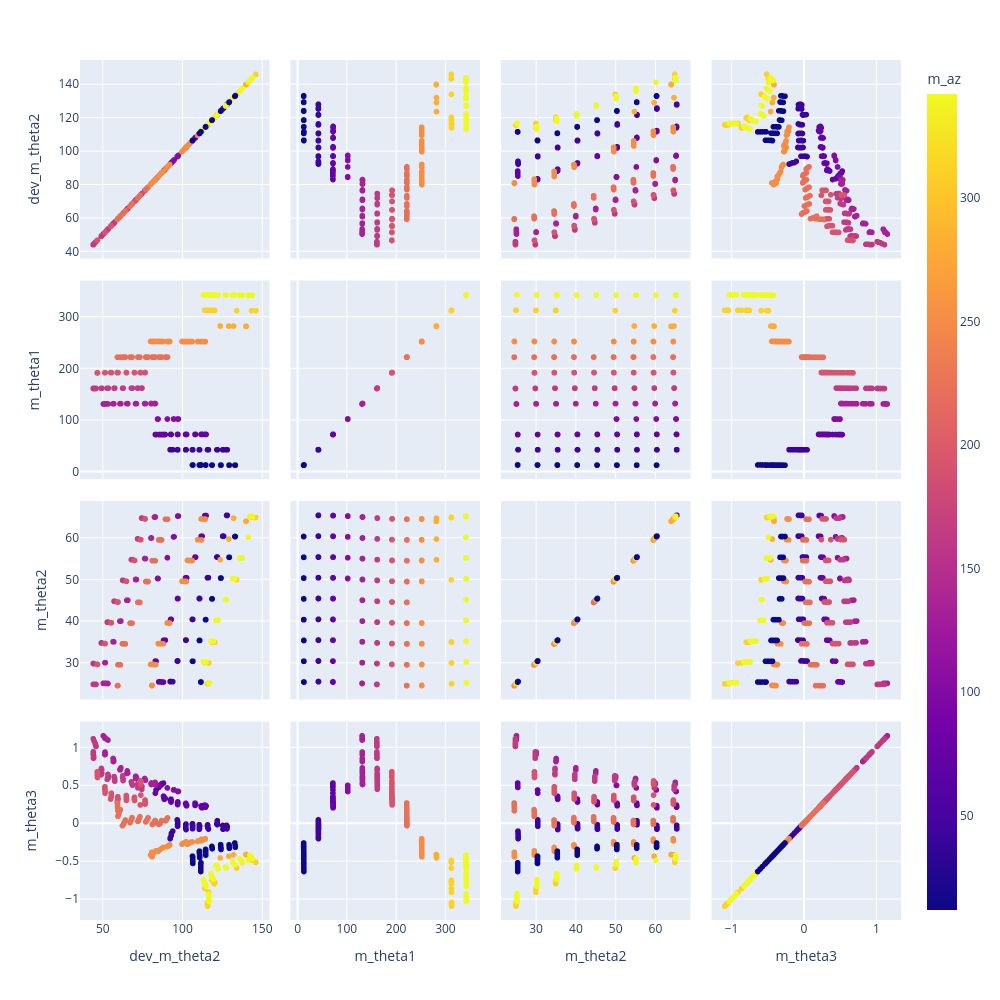

The cell this chart's notebook holds for it:
### Code cell
fig = px.scatter_matrix(d, dimensions=["dev_m_theta2", "m_theta1", "m_theta2", "m_theta3"], color="m_az")
fig.update_layout(height=1000,width=1000 )
fig.show()

### Figure 1 — Plotly figure (JSON) as saved in the notebook; plotly's stock layout.template omitted (floating-point values rounded to 4 significant figures; data arrays with more than 128 entries replaced by an {"elided": "..."} marker saying what was removed)
{"data": [{"dimensions": [{"axis": {"matches": true}, "label": "dev_m_theta2", "values": {"elided": "383 float values"}}, {"axis": {"matches": true}, "label": "m_theta1", "values": {"elided": "383 float values"}}, {"axis": {"matches": true}, "label": "m_theta2", "values": {"elided": "383 float values"}}, {"axis": {"matches": true}, "label": "m_theta3", "values": {"elided": "383 float values"}}], "hovertemplate": "%{xaxis.title.text}=%{x}<br>%{yaxis.title.text}=%{y}<br>m_az=%{marker.color}<extra></extra>", "legendgroup": "", "marker": {"color": {"elided": "383 float values"}, "coloraxis": "coloraxis", "symbol": "circle"}, "name": "", "showlegend": false, "type": "splom"}], "layout": {"coloraxis": {"colorbar": {"title": {"text": "m_az"}}, "colorscale": [[0, "#0d0887"], [0.1111, "#46039f"], [0.2222, "#7201a8"], [0.3333, "#9c179e"], [0.4444, "#bd3786"], [0.5556, "#d8576b"], [0.6667, "#ed7953"], [0.7778, "#fb9f3a"], [0.8889, "#fdca26"], [1, "#f0f921"]]}, "dragmode": "select", "height": 1000, "legend": {"tracegroupgap": 0}, "margin": {"t": 60}, "width": 1000}}
